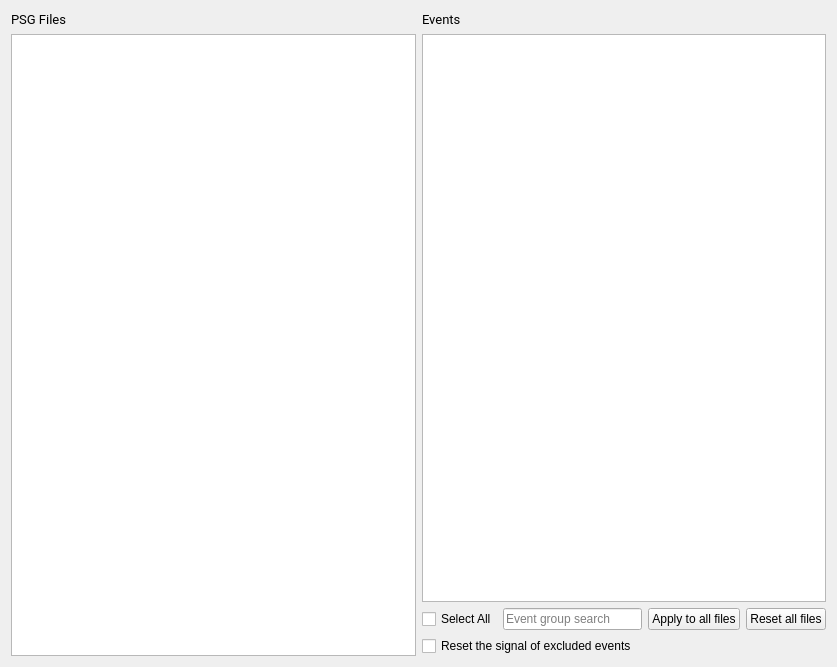
<?xml version="1.0" encoding="UTF-8"?>
<ui version="4.0">
 <class>AnnotationsSelection</class>
 <widget class="QWidget" name="AnnotationsSelection">
  <property name="geometry">
   <rect>
    <x>0</x>
    <y>0</y>
    <width>837</width>
    <height>667</height>
   </rect>
  </property>
  <property name="windowTitle">
   <string>Form</string>
  </property>
  <property name="styleSheet">
   <string>font: 12pt &quot;Roboto&quot;;</string>
  </property>
  <layout class="QHBoxLayout" name="horizontalLayout_2">
   <item>
    <layout class="QVBoxLayout" name="verticalLayout">
     <item>
      <widget class="QLabel" name="label">
       <property name="font">
        <font>
         <family>Roboto</family>
         <pointsize>10</pointsize>
         <weight>50</weight>
         <italic>false</italic>
         <bold>false</bold>
        </font>
       </property>
       <property name="text">
        <string>PSG Files</string>
       </property>
      </widget>
     </item>
     <item>
      <widget class="QListView" name="file_listview"/>
     </item>
    </layout>
   </item>
   <item>
    <layout class="QVBoxLayout" name="verticalLayout_2">
     <item>
      <widget class="QLabel" name="label_2">
       <property name="font">
        <font>
         <family>Roboto</family>
         <pointsize>10</pointsize>
         <weight>50</weight>
         <italic>false</italic>
         <bold>false</bold>
        </font>
       </property>
       <property name="text">
        <string>Events</string>
       </property>
      </widget>
     </item>
     <item>
      <widget class="QTreeView" name="event_treeview">
       <property name="editTriggers">
        <set>QAbstractItemView::NoEditTriggers</set>
       </property>
       <property name="selectionMode">
        <enum>QAbstractItemView::NoSelection</enum>
       </property>
       <property name="selectionBehavior">
        <enum>QAbstractItemView::SelectItems</enum>
       </property>
      </widget>
     </item>
     <item>
      <layout class="QHBoxLayout" name="horizontalLayout">
       <item>
        <widget class="QCheckBox" name="select_all_checkBox">
         <property name="text">
          <string>Select All</string>
         </property>
        </widget>
       </item>
       <item>
        <widget class="QLineEdit" name="search_lineEdit">
         <property name="maximumSize">
          <size>
           <width>200</width>
           <height>16777215</height>
          </size>
         </property>
         <property name="placeholderText">
          <string>Event group search</string>
         </property>
        </widget>
       </item>
       <item>
        <widget class="QPushButton" name="apply_all_pushButton">
         <property name="text">
          <string>Apply to all files</string>
         </property>
        </widget>
       </item>
       <item>
        <widget class="QPushButton" name="reset_all_files_pushButton">
         <property name="text">
          <string>Reset all files</string>
         </property>
        </widget>
       </item>
      </layout>
     </item>
     <item>
      <widget class="QCheckBox" name="reset_excl_event_checkBox">
       <property name="text">
        <string>Reset the signal of excluded events </string>
       </property>
      </widget>
     </item>
    </layout>
   </item>
  </layout>
 </widget>
 <resources>
  <include location="../../../../../scinodes_poc/src/main/python/ui/themes/themes.qrc"/>
 </resources>
 <connections>
  <connection>
   <sender>file_listview</sender>
   <signal>clicked(QModelIndex)</signal>
   <receiver>AnnotationsSelection</receiver>
   <slot>on_file_selected()</slot>
   <hints>
    <hint type="sourcelabel">
     <x>109</x>
     <y>177</y>
    </hint>
    <hint type="destinationlabel">
     <x>213</x>
     <y>177</y>
    </hint>
   </hints>
  </connection>
  <connection>
   <sender>apply_all_pushButton</sender>
   <signal>clicked()</signal>
   <receiver>AnnotationsSelection</receiver>
   <slot>on_apply_to_all_files()</slot>
   <hints>
    <hint type="sourcelabel">
     <x>411</x>
     <y>280</y>
    </hint>
    <hint type="destinationlabel">
     <x>240</x>
     <y>164</y>
    </hint>
   </hints>
  </connection>
  <connection>
   <sender>select_all_checkBox</sender>
   <signal>stateChanged(int)</signal>
   <receiver>AnnotationsSelection</receiver>
   <slot>on_select_all_groups()</slot>
   <hints>
    <hint type="sourcelabel">
     <x>287</x>
     <y>280</y>
    </hint>
    <hint type="destinationlabel">
     <x>240</x>
     <y>164</y>
    </hint>
   </hints>
  </connection>
  <connection>
   <sender>reset_all_files_pushButton</sender>
   <signal>clicked()</signal>
   <receiver>AnnotationsSelection</receiver>
   <slot>on_reset_all_files()</slot>
   <hints>
    <hint type="sourcelabel">
     <x>541</x>
     <y>404</y>
    </hint>
    <hint type="destinationlabel">
     <x>298</x>
     <y>226</y>
    </hint>
   </hints>
  </connection>
  <connection>
   <sender>search_lineEdit</sender>
   <signal>textEdited(QString)</signal>
   <receiver>AnnotationsSelection</receiver>
   <slot>search_pattern_slot()</slot>
   <hints>
    <hint type="sourcelabel">
     <x>526</x>
     <y>614</y>
    </hint>
    <hint type="destinationlabel">
     <x>418</x>
     <y>333</y>
    </hint>
   </hints>
  </connection>
 </connections>
 <slots>
  <slot>on_file_selected()</slot>
  <slot>on_event_selected()</slot>
  <slot>on_select_all_groups()</slot>
  <slot>on_apply_to_all_files()</slot>
  <slot>on_reset_all_files()</slot>
  <slot>search_pattern_slot()</slot>
 </slots>
</ui>
